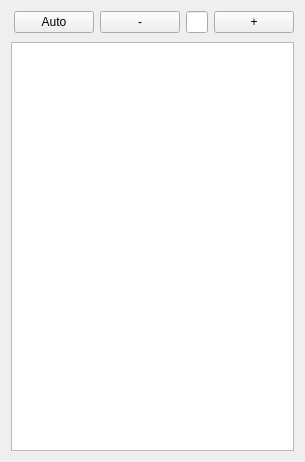
<?xml version="1.0" encoding="UTF-8"?>
<ui version="4.0">
 <class>Form</class>
 <widget class="QWidget" name="Form">
  <property name="geometry">
   <rect>
    <x>0</x>
    <y>0</y>
    <width>231</width>
    <height>462</height>
   </rect>
  </property>
  <property name="windowTitle">
   <string>Form</string>
  </property>
  <layout class="QVBoxLayout" name="verticalLayout">
   <item>
    <layout class="QHBoxLayout" name="horizontalLayout">
     <property name="leftMargin">
      <number>3</number>
     </property>
     <property name="topMargin">
      <number>0</number>
     </property>
     <property name="bottomMargin">
      <number>3</number>
     </property>
     <item>
      <widget class="QPushButton" name="pushButton_group_mode">
       <property name="text">
        <string>Auto</string>
       </property>
      </widget>
     </item>
     <item>
      <widget class="QPushButton" name="pushButton_decrease">
       <property name="text">
        <string>-</string>
       </property>
      </widget>
     </item>
     <item>
      <widget class="QLineEdit" name="lineEdit_currentGroup"/>
     </item>
     <item>
      <widget class="QPushButton" name="pushButton_increase">
       <property name="text">
        <string>+</string>
       </property>
      </widget>
     </item>
    </layout>
   </item>
   <item>
    <widget class="QListWidget" name="listWidget">
     <property name="selectionMode">
      <enum>QAbstractItemView::SingleSelection</enum>
     </property>
     <property name="selectionBehavior">
      <enum>QAbstractItemView::SelectRows</enum>
     </property>
    </widget>
   </item>
  </layout>
 </widget>
 <resources/>
 <connections/>
</ui>
